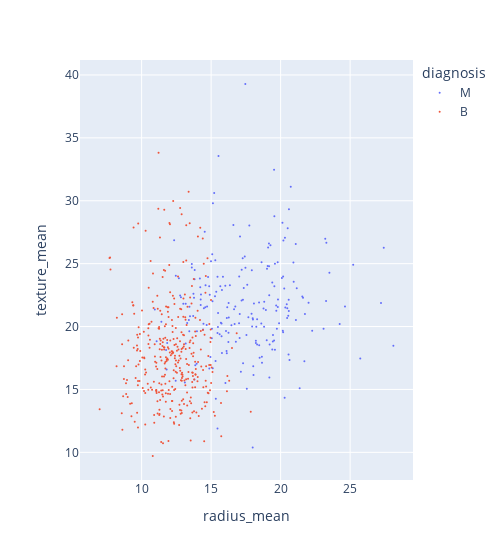

Notebook code for this chart:
### Code cell
fig = px.scatter(
    dataset,
    x='radius_mean',
    y='texture_mean',
    color='diagnosis',
    width=500
)

fig.update_traces(marker=dict(size=2))

### Figure 1 — Plotly figure (JSON) as saved in the notebook; plotly's stock layout.template omitted (floating-point values rounded to 4 significant figures; data arrays with more than 128 entries replaced by an {"elided": "..."} marker saying what was removed)
{"data": [{"hovertemplate": "diagnosis=M<br>radius_mean=%{x}<br>texture_mean=%{y}<extra></extra>", "legendgroup": "M", "marker": {"color": "#636efa", "size": 2, "symbol": "circle"}, "mode": "markers", "name": "M", "orientation": "v", "showlegend": true, "type": "scatter", "x": {"elided": "212 float values"}, "xaxis": "x", "y": {"elided": "212 float values"}, "yaxis": "y"}, {"hovertemplate": "diagnosis=B<br>radius_mean=%{x}<br>texture_mean=%{y}<extra></extra>", "legendgroup": "B", "marker": {"color": "#EF553B", "size": 2, "symbol": "circle"}, "mode": "markers", "name": "B", "orientation": "v", "showlegend": true, "type": "scatter", "x": {"elided": "357 float values"}, "xaxis": "x", "y": {"elided": "357 float values"}, "yaxis": "y"}], "layout": {"legend": {"title": {"text": "diagnosis"}, "tracegroupgap": 0}, "margin": {"t": 60}, "width": 500, "xaxis": {"anchor": "y", "domain": [0, 1], "title": {"text": "radius_mean"}}, "yaxis": {"anchor": "x", "domain": [0, 1], "title": {"text": "texture_mean"}}}}
